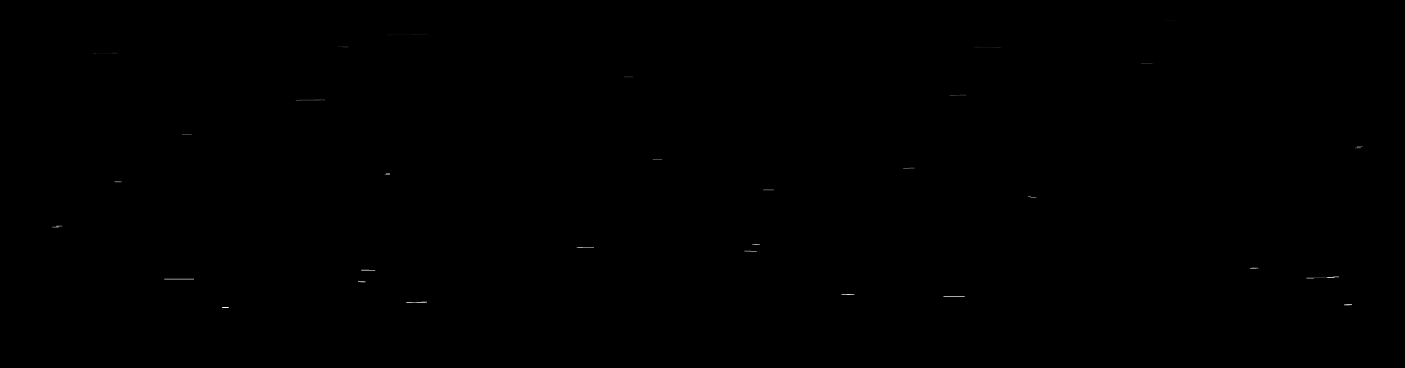
#> input picture 04_python_images/C2-MAX_1825_40936737_DMSO.png, 5617 x 1469 px (shown at 1/4 size)
$ python -i strings_script2_1.py   (imports and definitions only)   (Python 2 division)   (older library calls are emulated)
#> lines starting #> are read from the running program, lines starting #| are printed output that depends on the picture; after the words box and inside, x2 and y2 are one past the last pixel; in counts of white or black regions, pixels touching at a corner belong together
#> further down, picture is the input picture: shape (1469, 5617); min 0, max 31, mean 0
#2.1
#Adding step to reverse threshold image, removing brightest spots
#done before colvolve step
#Doesnt work, strange convolves from the now removes small pixels

import numpy as np
import pandas as pd
import skimage
import os
import glob
import warnings
# [1 line not run here, left out]
from datetime import datetime
from shutil import copyfile
from os import listdir
from os.path import isfile, join
from scipy import ndimage
from scipy.misc import bytescale
from scipy.spatial.distance import pdist, squareform
from skimage.morphology import erosion, dilation
from skimage import measure, exposure, morphology, img_as_uint, img_as_ubyte, img_as_float
from skimage.exposure import rescale_intensity
from skimage.feature import peak_local_max
from skimage.filters import *
from skimage.io import imsave
from skimage.morphology import disk, watershed, remove_small_objects
from skimage.segmentation import *
from skimage.draw import circle
from scipy import ndimage

### Instructions
#Tweakable values - ensure they are all odd for reproduceability.
imagej_channel = 2      #which channel do you want to open?
v_close = 9     #default is 9, suggested  7-11.             -closing, removes most non-horizontal objects & those smaller than v_close across.
v_open1 = 99    #default is 99, suggested 75-111           -opening, the larger the value the more likely strings will aglomerate together.
v_open2 = 85    # default is 75, ~24-12 less than v_open1. -opening, this value reduces the size of afformentioned agglomerates to real sizes. i.e. we normalise the strings back to real values
imagej_exec = "C:\Code\FIJI\ImageJ-win64.exe" #put the location of your imagej programme here.
###-----end


### defining function
# [4 lines left out: function calculateFeret, not called in this run]

def scale8bit(image):
    scale = float(256) / (image.max() - image.min())
    return np.clip(np.round(np.multiply(image, scale)), 0, 255).astype(np.uint8)

def stringSegmentation(String_image):
    ###Closing -removes non string-like objects
    String_ero = skimage.morphology.erosion(String_image, np.ones((1,v_close)))
    String_dil = skimage.morphology.dilation(String_ero,  np.ones((1,v_close)))
    #opening - returns string-like objects to their actual values 75 better than 100
    String_dil = skimage.morphology.dilation(String_dil,  np.ones((3,v_open1)))
    String_ero = skimage.morphology.erosion(String_dil, np.ones((1,v_open2)))
    String_temp = String_ero
    ###segment and label
    #protocol from http://scikit-image.org/docs/0.11.x/user_guide/tutorial_segmentation.html
    ###code to remove edge artifacts
    temp_height = String_temp.shape[0]
#> temp_height = 1469
    temp_width = String_temp.shape[1]
#> temp_width = 5617
    String_temp[0:45,:] = 0 #y plane
    String_temp[temp_height -46:temp_height-1,:] = 0 #y plane
    String_temp[:,0:10] = 0 #x plane
    String_temp[:,temp_width -11:temp_width-1] = 0 #x plane
    ###deal with strings
    label_objects, nb_labels = ndimage.label(String_temp)
#> label_objects: shape (1469, 5617) int32; 32 distinct labels, from 0 to 31
#> nb_labels = 31
    sizes = np.bincount(label_objects.ravel())
#> sizes = 32 values, max 8239148 at index 0, min 242 at index 31, mean 257855.4
    mask_sizes = sizes > 108 #remove small objects. takes list of labelles size objects
    mask_sizes[np.where(sizes > 1000)] = False #remove artifact largest strings. guestimate from ~5 images [altered from 1500]
    String_cleaned = mask_sizes[label_objects]
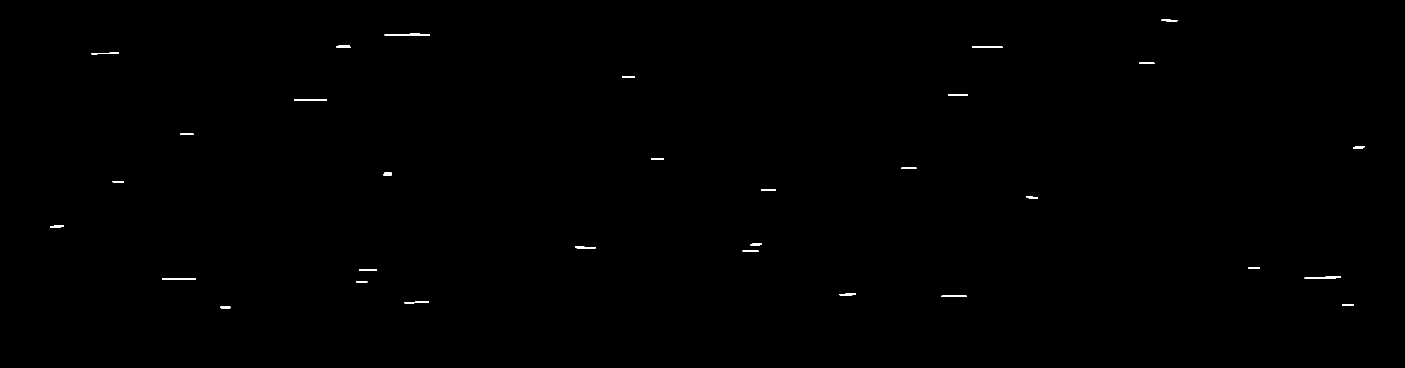
#> String_cleaned: shape (1469, 5617) bool (shown at 1/4 size); 0.15% white; 31 white regions, largest, box (x1, y1, x2, y2) and area: (1539, 135, 1720, 142) 881, (5219, 1105, 5363, 1115) 720, (1176, 397, 1307, 404) 711
    #segmented boolean image
    String_seg, _ = ndimage.label(String_cleaned)
#> (the run stopped early here; a loop or call above may not have finished)
